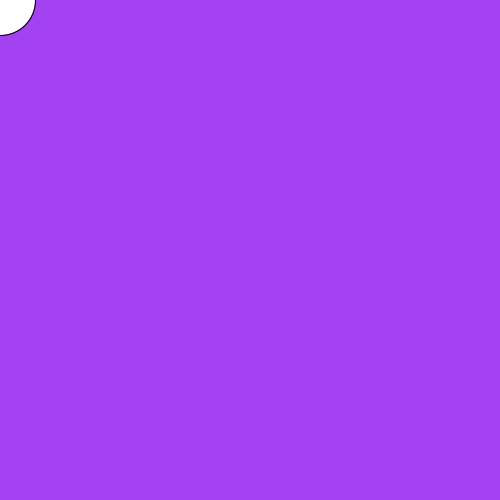
Frame 1 (no input)
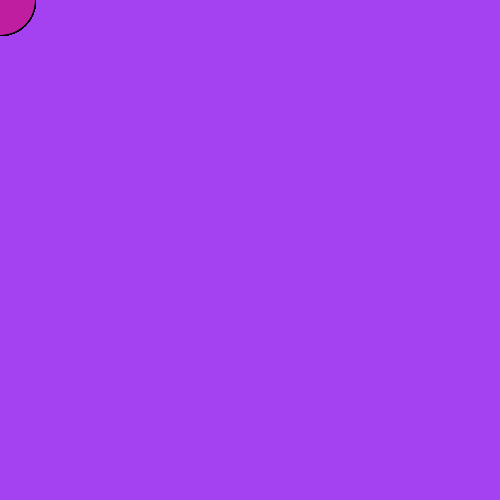
Frame 60 (the mouse pressed at the canvas centre just before this capture)
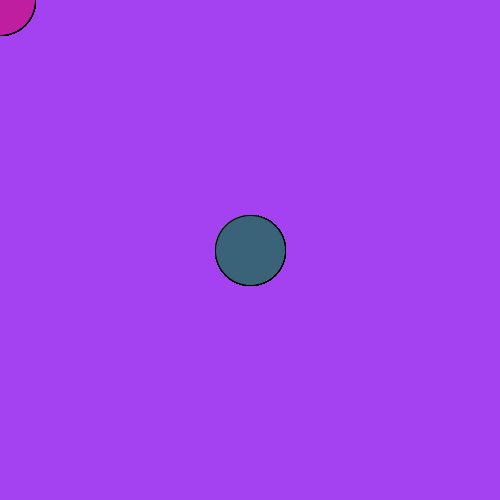
Frame 120 (the mouse held since frame 60 and released just before this capture)

The Processing sketch that drew these frames (run headless with seeded random() and noise(); from frame 60 on, the mouse is pressed at the canvas centre):

// Processing sketch: processing_23766
// ── processing_23766.pde

void setup () {
size (500,500);
background (random (255), random (255), random (255));
smooth ();
}

void draw (){

  ellipseMode(CENTER);
  ellipse(mouseX,mouseY,70,70);
  
fill (random (255), random (255), random (255));

}
